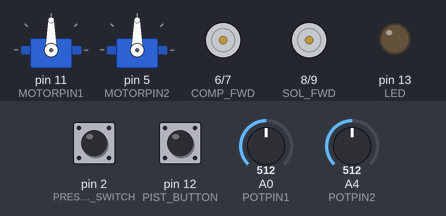
The sketch below on a simulated Arduino Uno, built with avr-gcc and run on an emulated ATmega328P. On the bench: 2 × servo, motor-driver pin pairs drawn as motors (green arrow = first pin HIGH = forward, orange = second pin HIGH = backward, longer = more drive), output pins drawn as LEDs (lit = HIGH). The test bench sets the inputs (shaded band); at power-on: A0 (POTPIN1) = 512, A4 (POTPIN2) = 512, pin 2 (PRESSURE_SWITCH) HIGH, pin 12 (PIST_BUTTON) HIGH.

Above: at 1.2 s.
1.3 s: A0 (POTPIN1) set to 716
At 2.3 s:
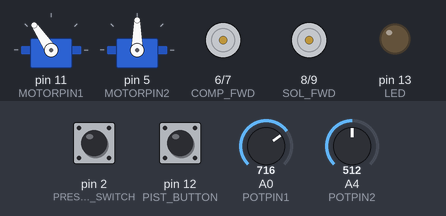
2.8 s: A4 (POTPIN2) set to 716
At 3.5 s:
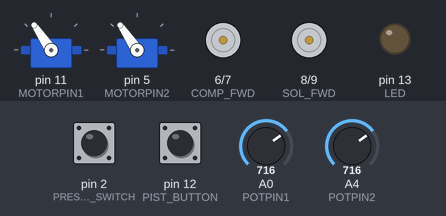
4.3 s: pin 2 (PRESSURE_SWITCH) pulled LOW for 0.15 s
At 4.37 s:
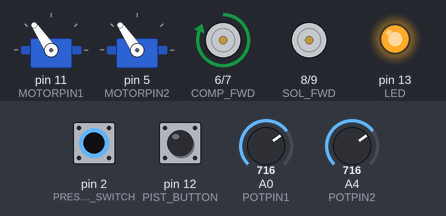
5.9 s: pin 12 (PIST_BUTTON) pulled LOW for 0.15 s
At 7.0 s:
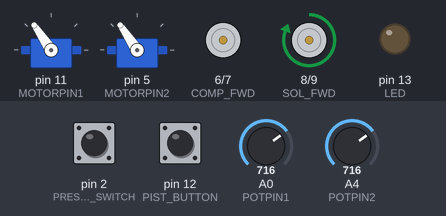
7.5 s: A0 (POTPIN1) set to 900
At 8.3 s:
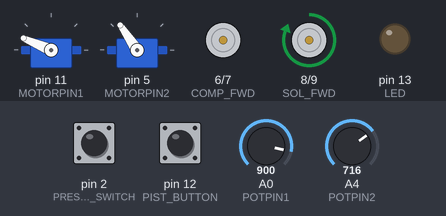
9.0 s: A4 (POTPIN2) set to 900
At 9.4 s:
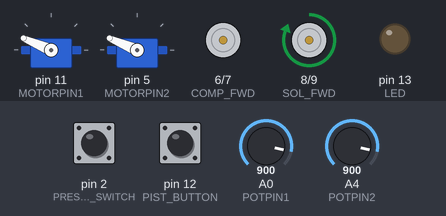
Timing chart, 0 to 11.5 s (numbered marks = the images above; inputs shaded):
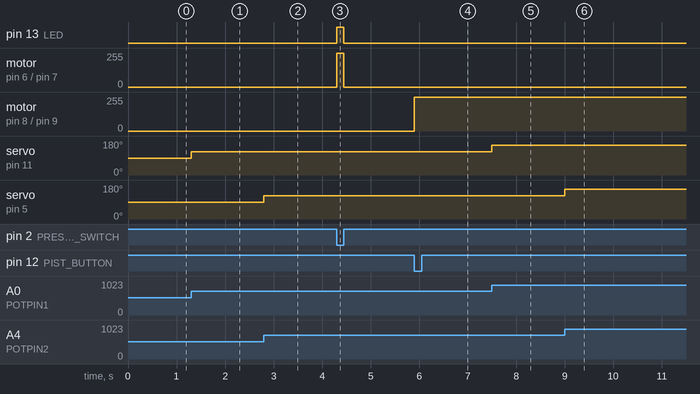

Measured:
- after the input at 1.3 s, servo on pin 11 (MOTORPIN1): 90° → 124° at once
- after the input at 2.8 s, servo on pin 5 (MOTORPIN2): 90° → 124° at once
- after the input at 4.3 s, pin 13 (LED): LOW → HIGH at once, → LOW 0.15 s later; motor on pin 6 (COMP_FWD) / pin 7 (COMP_REV): stopped → forward 255/255 at once, → stopped 0.15 s later
- after the input at 5.9 s, motor on pin 8 (SOL_FWD) / pin 9 (SOL_REV): stopped → forward 255/255 at once
- after the input at 7.5 s, servo on pin 11 (MOTORPIN1): 124° → 157° at once
- after the input at 9.0 s, servo on pin 5 (MOTORPIN2): 124° → 157° at once

The sketch:

main.ino
```cpp
#include <Servo.h>
#define MOTORPIN1 11
#define MOTORPIN2 5

#define POTPIN1 0 // values for motorpin1
#define POTPIN2 4 // values for motorpin2

#define COMP_FWD 6 // white; outside pin
#define COMP_REV 7 // red; middle pin

#define SOL_FWD 8 // white; outside pin
#define SOL_REV 9 // red; middle pin

#define PRESSURE_SWITCH 2

#define PIST_BUTTON 12

#define LED 13

#define DEADZONE 1

Servo servo1;
Servo servo2;

boolean fwd = false;
boolean first = false;


void setup() {

  pinMode(COMP_FWD, OUTPUT);
  pinMode(COMP_REV, OUTPUT);

  pinMode(SOL_FWD, OUTPUT);
  pinMode(SOL_REV, OUTPUT);

  pinMode(LED, OUTPUT);

  digitalWrite(COMP_FWD, LOW);
  digitalWrite(COMP_REV, LOW);
  digitalWrite(SOL_FWD, LOW);
  digitalWrite(SOL_REV, LOW);
  digitalWrite(LED, LOW);

  pinMode(PRESSURE_SWITCH, INPUT_PULLUP);
  pinMode(PIST_BUTTON, INPUT_PULLUP);

  servo1.attach(MOTORPIN1);
  servo2.attach(MOTORPIN2);
}

int processInput(int input) {
  double val = map(input, 0, 1023, 0, 180); // map to servo range
  if (val < 90 - DEADZONE) {
    return map(val, 0, 90 - DEADZONE, 0, 90); // adjust for deadzone, so that it's not a hard jump
  } else if (val > 90 + DEADZONE) {
    return map(val, 90 + DEADZONE, 180, 90, 180);
  } else {
    return 90;
  }
}


void loop() {
  // MOTORS
  int val1 = analogRead(POTPIN1);
  int val2 = analogRead(POTPIN2);
  val1 = processInput(val1);
  val2 = processInput(val2);
  servo1.write(val1);
  servo2.write(val2);

  if(digitalRead(PRESSURE_SWITCH) == LOW) {
    digitalWrite(COMP_FWD, HIGH);
    digitalWrite(LED, HIGH);
  } else {
    digitalWrite(COMP_FWD, LOW);
    digitalWrite(LED, LOW);
  }

  // PNEUMATICS
  if (digitalRead(PIST_BUTTON) == LOW) {
    if (first) {
      first = false;
      fwd = !fwd;
      if (fwd) {
        digitalWrite(SOL_REV, LOW);
        digitalWrite(SOL_FWD, HIGH);
      } else {
        digitalWrite(SOL_FWD, LOW);
        digitalWrite(SOL_REV, HIGH);
      }
    }
  } else {
    first = true;
  }

}
```
